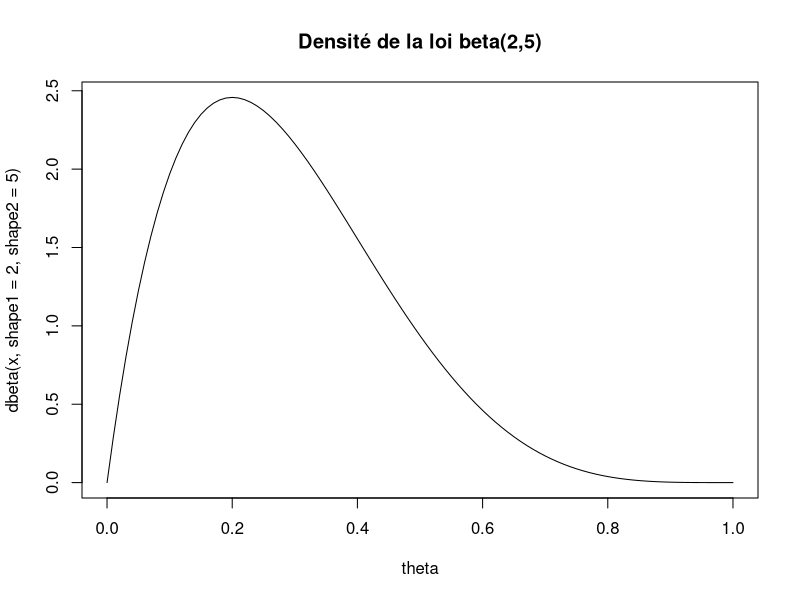
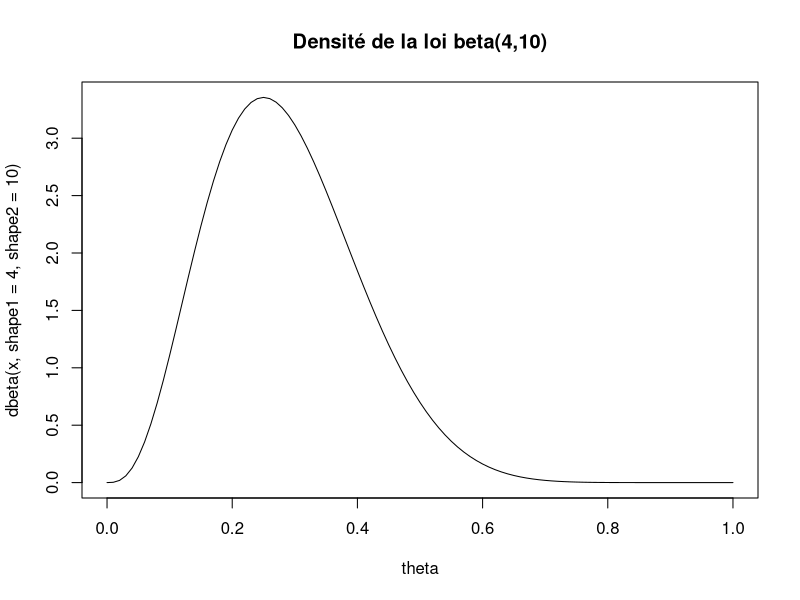

These charts were generated, in order, by the following R code:
## ---- chunk 1

data<- c(132,149,476,147,135,110,176,107,147,165,135,117,110,111,226,108,102,108,227,102)

n<-length(data)
lambda=20/sum(data)

## ---- chunk 2

##Calcul des primes théorique et empirique

prime_stop_loss_th<-numeric(5)
prime_stop_loss_em<-numeric(5)


deductible<- c(10,15,20,25,30)
for (i in 1:5)
{
 prime_stop_loss_th[i]<-(1/lambda)*exp(-lambda*deductible[i])
 prime_stop_loss_em[i] <- sum(data)/n - sum(pmin(data,deductible[i]))/n
 
 
}

## ---- chunk 3

##Calcul des pertes limitées théorique et empirique

perte_lim_th<-numeric(5)
perte_lim_em<-numeric(5)


limitesup<- c(200,210,220,230,240)
for (i in 1:5)
{
 perte_lim_th[i]<-(1/lambda)*(1-exp(-lambda*limitesup[i]))
 perte_lim_em[i] <- sum(pmin(data,limitesup[i]))/n
 

}


## ---- chunk 4
simul<-rexp(n=100000, rate=lambda)
taille<-length(simul)

simul2<-rexp(n=500000, rate=lambda)
taille2<-length(simul2)

simul3<-rexp(n=1000000, rate=lambda)
taille3<-length(simul3)

##Calcul des primes stop-loss empiriques

psl<-numeric(5) #le nom du vecteur est volontairement 
##réduit afin de faciliter 
##la construction du tableau récapitulatif

psl2<-numeric(5)
psl3<-numeric(5)

ded<- c(10,15,20,25,30)  ##vecteur des déductibles

for (i in 1:5)
{
 psl[i]<-sum(simul)/taille - sum(pmin(simul,ded[i]))/taille
 psl2[i]<-sum(simul2)/taille2 - sum(pmin(simul2,ded[i]))/taille2
 psl3[i]<-sum(simul3)/taille3 - sum(pmin(simul3,ded[i]))/taille3
 
 
}

## ---- chunk 5

Fx<-function(x, rate) 1-exp(-x*rate)

LogVrg<-function(param)
{
  x<-c(0,25,50,75,100,125,150,200,250,350,500,750,1000,1500,2500,5000,10000,25000,1e+25)

  nobs<-c(5,37,28,31,23,9,22,17,15,17,13,12,3,5,5,3,3,2)

  res<-numeric(length(nobs))

  for(i in 1:18)
  {
    res[i]<-nobs[i]*log(Fx(x[i+1],param)-Fx(x[i],param))
  }  
  sum(res)
}
value<-optimize(LogVrg, interval=c(0,0.0015), maximum = TRUE)$objective
lambda2<-optimize(LogVrg, interval=c(0,0.0015), maximum = TRUE)$maximum


##Estimation de la prime stop-loss à partir de la valeur de lambda2

primesl<-numeric(5)
ded2<-numeric(5)

ded2<-c(25,30,35,40,45)

for (i in 1:5)
{
 primesl[i]<-(1/lambda2)*(exp(-lambda2*ded2[i]))

}


##Estimation de la perte limitée à partir de la valeur de lambda2

pertel<-numeric(5)
limitesup2<-numeric(5)

limitesup2<-c(2000,2500,3000,3500,4000)

for (i in 1:5)
{
 pertel[i]<-(1/lambda2)*(1-exp(-lambda2*limitesup2[i]))

}

## ---- chunk 6
curve(dbeta(x,shape1=2,shape2=5), main="Densité de la loi beta(2,5)",xlab="theta")

## ---- chunk 7
curve(dbeta(x,shape1=4,shape2=10), main="Densité de la loi beta(4,10)", xlab="theta")

## ---- chunk 8

sim1<-rbeta(10000,4,10)
sim2<-rbeta(50000,4,10)
sim3<-rbeta(500000,4,10)
sim4<-rbeta(1000000,4,10)

